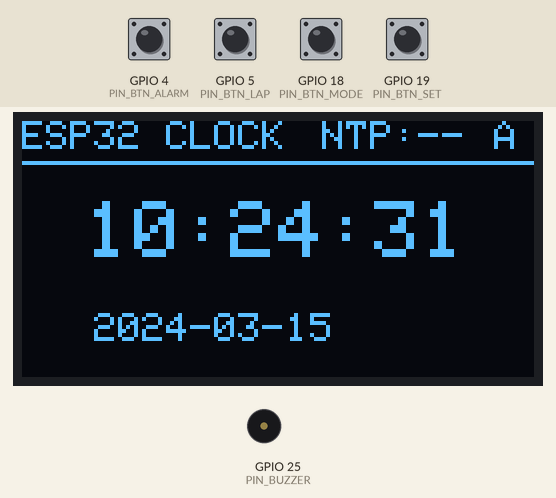
The program below on a simulated ESP32. On the bench: 128×64 one-colour display, buzzer (waves = sounding, pin HIGH). Inputs (shaded band) come from the test bench; at power-on: GPIO 4 (PIN_BTN_ALARM), GPIO 5 (PIN_BTN_LAP), GPIO 18 (PIN_BTN_MODE), GPIO 19 (PIN_BTN_SET) HIGH. WiFi joins after 1.5 s; servers stay silent unless stated; the local clock reads 2024-03-15 10:24:30 at power-on unless the program sets it; what the program prints to the serial monitor is not drawn.

Above: at 1.2 s.
1.3 s: GPIO 18 (PIN_BTN_MODE) pulled LOW for 0.15 s
At 2.2 s:
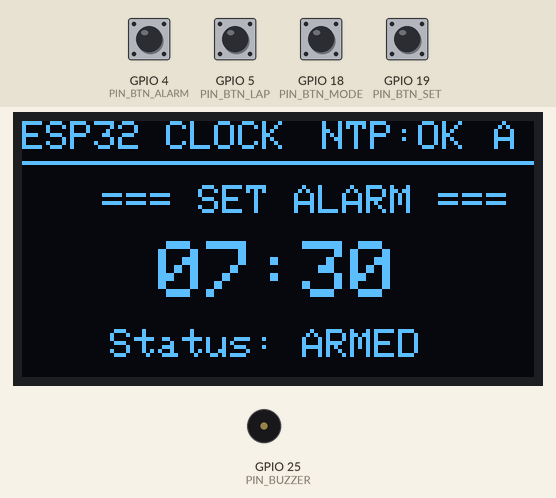
3.2 s: GPIO 4 (PIN_BTN_ALARM) pulled LOW for 0.15 s
At 4.0 s:
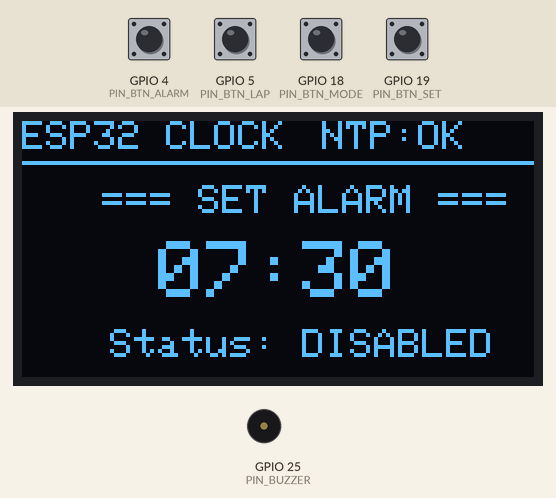
4.8 s: GPIO 18 (PIN_BTN_MODE) pulled LOW for 1 s
At 5.7 s:
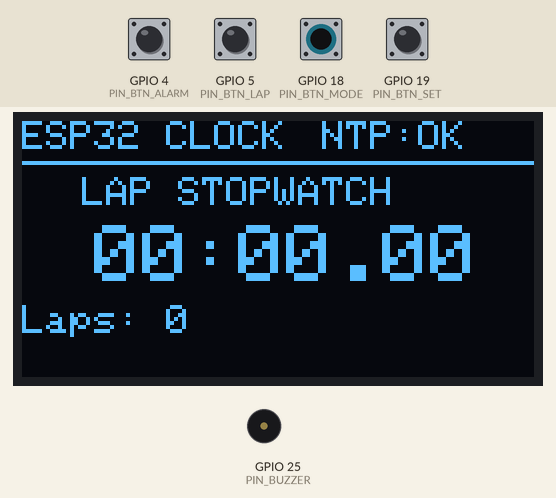
7.3 s: GPIO 19 (PIN_BTN_SET) pulled LOW for 0.15 s
At 7.48 s:
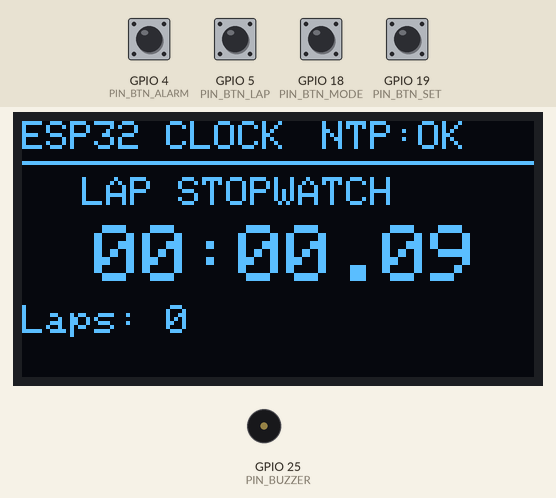
8.0 s: GPIO 5 (PIN_BTN_LAP) pulled LOW for 0.15 s
At 8.12 s:
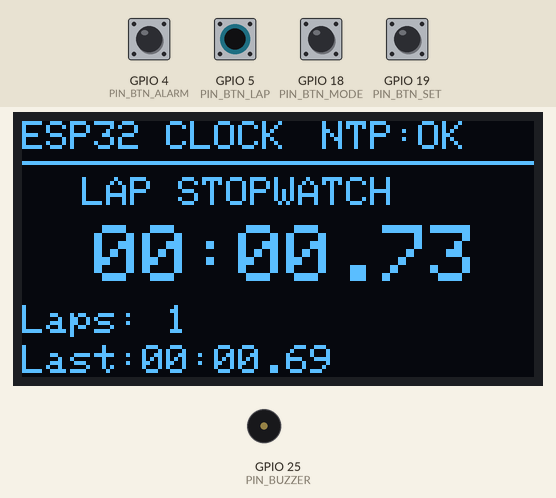
8.7 s: GPIO 4 (PIN_BTN_ALARM) pulled LOW for 1 s
At 8.88 s:
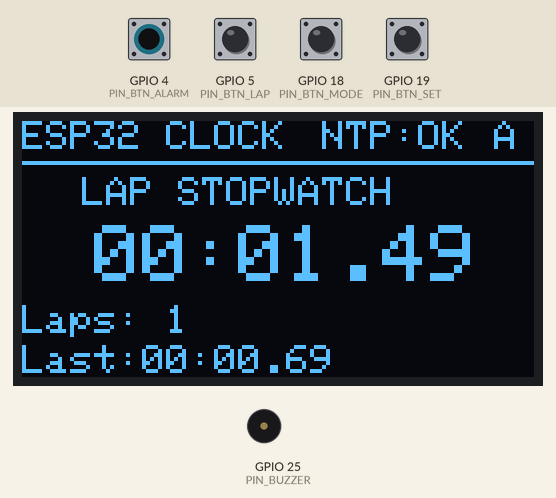
Timing chart, 0 to 11.3 s (numbered marks = the images above; inputs shaded):
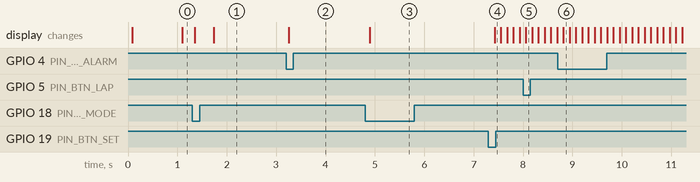

Measured:
- after the input at 1.3 s, the display: first changes after 0.05 s (image 1 shows a later state)
- after the input at 3.2 s, the display: changes after 0.05 s (image 2)
- after the input at 4.8 s, the display: changes after 0.10 s (image 3)
- after the input at 7.3 s, the display: changes after 0.13 s (image 4)
- after the input at 8.0 s, the display: changes after 0.06 s (image 5)
- after the input at 8.7 s, the display: changes after 0.12 s (image 6)

The program:

main.cpp
```cpp
/**
 * @file main.cpp
 * @brief ESP32 FreeRTOS Modular OOP Digital Clock for Wokwi VS Code Simulator
 */

#include <Arduino.h>
#include <Wire.h>
#include <Adafruit_GFX.h>
#include <Adafruit_SSD1306.h>
#include <RTClib.h>
#include <WiFi.h>
#include <time.h>

#define SCREEN_WIDTH 128
#define SCREEN_HEIGHT 64
#define OLED_RESET -1
#define SCREEN_ADDRESS 0x3C

// Pinout Definitions (Aligned with diagram.json)
#define PIN_SDA 21
#define PIN_SCL 22
#define PIN_BTN_MODE 18
#define PIN_BTN_SET 19
#define PIN_BTN_ALARM 4
#define PIN_BTN_LAP 5
#define PIN_BUZZER 25

// Network Credentials
const char* WIFI_SSID = "Wokwi-GUEST"; // Wokwi simulated Wi-Fi
const char* WIFI_PASS = "";
const char* NTP_SERVER = "pool.ntp.org";
const long  GMT_OFFSET_SEC = 7 * 3600; // GMT+7 Bangkok / Indochina
const int   DAYLIGHT_OFFSET_SEC = 0;

// System Clock Modes
enum DisplayMode {
    MODE_CLOCK_MAIN = 0,
    MODE_ALARM_SET,
    MODE_STOPWATCH,
    MODE_TIME_SET
};

// Button Events
enum ButtonId { BTN_MODE, BTN_SET, BTN_ALARM, BTN_LAP };
struct ButtonEvent {
    ButtonId id;
    uint32_t timestamp;
};

// FreeRTOS Handles
static SemaphoreHandle_t xI2CMutex = NULL;
static QueueHandle_t xButtonQueue = NULL;

// ====================================================================
// SPIRAL 1: HARDWARE ABSTRACTION LAYER (HAL)
// ====================================================================
class HardwareDisplay {
private:
    Adafruit_SSD1306 display;

public:
    HardwareDisplay() : display(SCREEN_WIDTH, SCREEN_HEIGHT, &Wire, OLED_RESET) {}

    bool init() {
        if (!display.begin(SSD1306_SWITCHCAPVCC, SCREEN_ADDRESS)) {
            Serial.println(F("[ERROR] SSD1306 allocation failed"));
            return false;
        }
        display.clearDisplay();
        display.setTextColor(SSD1306_WHITE);
        display.display();
        return true;
    }

    void clear() { display.clearDisplay(); }
    void render() { display.display(); }

    void drawHeader(bool wifiOk, bool alarmArmed) {
        display.setTextSize(1);
        display.setCursor(0, 0);
        display.print(F("ESP32 CLOCK"));
        display.setCursor(75, 0);
        display.print(wifiOk ? F("NTP:OK") : F("NTP:--"));
        if (alarmArmed) {
            display.setCursor(118, 0);
            display.print(F("A"));
        }
        display.drawLine(0, 10, 127, 10, SSD1306_WHITE);
    }

    void drawTime(const char* timeStr, const char* dateStr) {
        display.setTextSize(2);
        display.setCursor(16, 20);
        display.print(timeStr);

        display.setTextSize(1);
        display.setCursor(18, 48);
        display.print(dateStr);
    }

    void drawAlarmMenu(int hour, int min, bool armed) {
        display.setTextSize(1);
        display.setCursor(20, 16);
        display.print(F("=== SET ALARM ==="));

        display.setTextSize(2);
        display.setCursor(34, 30);
        char buf[10];
        snprintf(buf, sizeof(buf), "%02d:%02d", hour, min);
        display.print(buf);

        display.setTextSize(1);
        display.setCursor(22, 52);
        display.print(F("Status: "));
        display.print(armed ? F("ARMED") : F("DISABLED"));
    }

    void drawStopwatch(uint32_t totalMs, uint32_t laps[], size_t lapCount) {
        display.setTextSize(1);
        display.setCursor(15, 14);
        display.print(F("LAP STOPWATCH"));

        uint32_t m = totalMs / 60000;
        uint32_t s = (totalMs % 60000) / 1000;
        uint32_t cs = (totalMs % 1000) / 10;

        char buf[16];
        snprintf(buf, sizeof(buf), "%02u:%02u.%02u", m, s, cs);
        display.setTextSize(2);
        display.setCursor(18, 26);
        display.print(buf);

        display.setTextSize(1);
        display.setCursor(0, 46);
        display.print(F("Laps: "));
        display.print(lapCount);

        if (lapCount > 0) {
            uint32_t last = laps[lapCount - 1];
            snprintf(buf, sizeof(buf), "Last:%02u:%02u.%02u", last / 60000, (last % 60000) / 1000, (last % 1000) / 10);
            display.setCursor(0, 56);
            display.print(buf);
        }
    }
};

// ====================================================================
// SPIRAL 2: TIME SUBSYSTEM (DS1307 RTC + NTP)
// ====================================================================
class TimeManager {
private:
    RTC_DS1307 rtc;
    bool ntpSynced;
    bool rtcAvailable;
    DateTime cachedTime;

public:
    TimeManager() : ntpSynced(false), rtcAvailable(false) {}

    bool init() {
        if (!rtc.begin()) {
            Serial.println(F("[WARN] DS1307 RTC not responding, using internal RTC"));
            rtcAvailable = false;
        } else {
            rtcAvailable = true;
            if (!rtc.isrunning()) {
                rtc.adjust(DateTime(2026, 10, 29, 12, 0, 0));
            }
        }
        return true;
    }

    void syncNTP() {
        Serial.println(F("[NTP] Connecting to Wi-Fi for SNTP calibration..."));
        WiFi.begin(WIFI_SSID, WIFI_PASS);
        int retry = 0;
        while (WiFi.status() != WL_CONNECTED && retry < 10) {
            vTaskDelay(pdMS_TO_TICKS(500));
            retry++;
        }

        if (WiFi.status() == WL_CONNECTED) {
            Serial.println(F("[NTP] Wi-Fi Connected! Fetching time from pool.ntp.org..."));
            configTime(GMT_OFFSET_SEC, DAYLIGHT_OFFSET_SEC, NTP_SERVER);
            struct tm timeinfo;
            if (getLocalTime(&timeinfo, 5000)) {
                ntpSynced = true;
                if (rtcAvailable && xI2CMutex != NULL) {
                    if (xSemaphoreTake(xI2CMutex, pdMS_TO_TICKS(100)) == pdTRUE) {
                        rtc.adjust(DateTime(timeinfo.tm_year + 1900, timeinfo.tm_mon + 1, timeinfo.tm_mday,
                                           timeinfo.tm_hour, timeinfo.tm_min, timeinfo.tm_sec));
                        xSemaphoreGive(xI2CMutex);
                        Serial.println(F("[NTP] Successfully synchronized DS1307 RTC registers with NTP!"));
                    }
                }
            }
        } else {
            Serial.println(F("[NTP] Wi-Fi connection timed out. Falling back to local RTC."));
        }
    }

    DateTime getTime() {
        if (rtcAvailable && xI2CMutex != NULL) {
            if (xSemaphoreTake(xI2CMutex, pdMS_TO_TICKS(50)) == pdTRUE) {
                cachedTime = rtc.now();
                xSemaphoreGive(xI2CMutex);
            }
        } else {
            struct tm ti;
            if (getLocalTime(&ti, 50)) {
                cachedTime = DateTime(ti.tm_year + 1900, ti.tm_mon + 1, ti.tm_mday, ti.tm_hour, ti.tm_min, ti.tm_sec);
            }
        }
        return cachedTime;
    }

    void adjustMinutes(int delta) {
        DateTime cur = getTime();
        DateTime next(cur.unixtime() + (delta * 60));
        if (rtcAvailable && xI2CMutex != NULL) {
            if (xSemaphoreTake(xI2CMutex, pdMS_TO_TICKS(100)) == pdTRUE) {
                rtc.adjust(next);
                xSemaphoreGive(xI2CMutex);
            }
        }
    }

    bool isNtpOk() const { return ntpSynced; }
};

// ====================================================================
// SPIRAL 3: INPUT MANAGER (ISR Debounce & Queue Event Pump)
// ====================================================================
class ButtonManager {
public:
    static void isrMode()  { enqueueEvent(BTN_MODE); }
    static void isrSet()   { enqueueEvent(BTN_SET); }
    static void isrAlarm() { enqueueEvent(BTN_ALARM); }
    static void isrLap()   { enqueueEvent(BTN_LAP); }

    static void enqueueEvent(ButtonId id) {
        static uint32_t lastPress = 0;
        uint32_t now = millis();
        if (now - lastPress > 200) { // 200ms Debounce filter
            lastPress = now;
            ButtonEvent ev = { id, now };
            if (xButtonQueue != NULL) {
                BaseType_t xHigherPriorityTaskWoken = pdFALSE;
                xQueueSendFromISR(xButtonQueue, &ev, &xHigherPriorityTaskWoken);
                if (xHigherPriorityTaskWoken) portYIELD_FROM_ISR();
            }
        }
    }

    void init() {
        pinMode(PIN_BTN_MODE, INPUT_PULLUP);
        pinMode(PIN_BTN_SET, INPUT_PULLUP);
        pinMode(PIN_BTN_ALARM, INPUT_PULLUP);
        pinMode(PIN_BTN_LAP, INPUT_PULLUP);

        attachInterrupt(digitalPinToInterrupt(PIN_BTN_MODE),  isrMode,  FALLING);
        attachInterrupt(digitalPinToInterrupt(PIN_BTN_SET),   isrSet,   FALLING);
        attachInterrupt(digitalPinToInterrupt(PIN_BTN_ALARM), isrAlarm, FALLING);
        attachInterrupt(digitalPinToInterrupt(PIN_BTN_LAP),   isrLap,   FALLING);
    }
};

// ====================================================================
// SPIRAL 4: BUSINESS LOGIC ENGINES (Alarm & Stopwatch)
// ====================================================================
class AlarmEngine {
private:
    uint8_t pinBuzzer;
    int alarmHour;
    int alarmMinute;
    bool armed;
    bool ringing;

public:
    AlarmEngine(uint8_t pin) : pinBuzzer(pin), alarmHour(7), alarmMinute(30), armed(true), ringing(false) {}

    void init() {
        pinMode(pinBuzzer, OUTPUT);
        digitalWrite(pinBuzzer, LOW);
    }

    void toggleArmed() { armed = !armed; }
    void incrementTime() {
        alarmMinute = (alarmMinute + 5) % 60;
        if (alarmMinute == 0) alarmHour = (alarmHour + 1) % 24;
    }

    void check(uint8_t h, uint8_t m, uint8_t s) {
        if (armed && h == alarmHour && m == alarmMinute && s < 20) {
            ringing = true;
            // Generate alert tone (PWM Beep)
            tone(pinBuzzer, 2000, 150);
        } else {
            if (ringing) {
                noTone(pinBuzzer);
                ringing = false;
            }
        }
    }

    void stopAlarm() {
        ringing = false;
        noTone(pinBuzzer);
    }

    int getHour() const { return alarmHour; }
    int getMin() const { return alarmMinute; }
    bool isArmed() const { return armed; }
    bool isRinging() const { return ringing; }
};

class StopwatchEngine {
private:
    bool running;
    uint32_t startTime;
    uint32_t accumulated;
    uint32_t laps[5];
    size_t lapCount;

public:
    StopwatchEngine() : running(false), startTime(0), accumulated(0), lapCount(0) {}

    void toggle() {
        if (running) {
            accumulated += (millis() - startTime);
            running = false;
        } else {
            startTime = millis();
            running = true;
        }
    }

    void lapOrReset() {
        if (running) {
            if (lapCount < 5) {
                laps[lapCount++] = getElapsed();
            }
        } else {
            accumulated = 0;
            lapCount = 0;
        }
    }

    uint32_t getElapsed() const {
        return accumulated + (running ? (millis() - startTime) : 0);
    }

    size_t getLapCount() const { return lapCount; }
    uint32_t* getLaps() { return laps; }
};

// ====================================================================
// SPIRAL 5: FREERTOS TASK INTEGRATION & APPLICATION CONTROLLER
// ====================================================================
static HardwareDisplay gDisplay;
static TimeManager     gTimeMgr;
static ButtonManager   gButtonMgr;
static AlarmEngine     gAlarm(PIN_BUZZER);
static StopwatchEngine gStopwatch;
static DisplayMode     gCurrentMode = MODE_CLOCK_MAIN;

// Task 1: Periodic OLED Display Render (10 FPS)
void vTaskClockDisplay(void* pvParameters) {
    char timeStr[16];
    char dateStr[24];

    while (true) {
        DateTime now = gTimeMgr.getTime();
        snprintf(timeStr, sizeof(timeStr), "%02d:%02d:%02d", now.hour(), now.minute(), now.second());
        snprintf(dateStr, sizeof(dateStr), "%04d-%02d-%02d", now.year(), now.month(), now.day());

        if (xSemaphoreTake(xI2CMutex, pdMS_TO_TICKS(50)) == pdTRUE) {
            gDisplay.clear();
            gDisplay.drawHeader(gTimeMgr.isNtpOk(), gAlarm.isArmed());

            switch (gCurrentMode) {
                case MODE_CLOCK_MAIN:
                    gDisplay.drawTime(timeStr, dateStr);
                    break;
                case MODE_ALARM_SET:
                    gDisplay.drawAlarmMenu(gAlarm.getHour(), gAlarm.getMin(), gAlarm.isArmed());
                    break;
                case MODE_STOPWATCH:
                    gDisplay.drawStopwatch(gStopwatch.getElapsed(), gStopwatch.getLaps(), gStopwatch.getLapCount());
                    break;
                case MODE_TIME_SET:
                    gDisplay.drawTime(timeStr, "[SETTING TIME]");
                    break;
            }

            gDisplay.render();
            xSemaphoreGive(xI2CMutex);
        }
        vTaskDelay(pdMS_TO_TICKS(100)); // 100ms = 10 FPS
    }
}

// Task 2: Button Event Dispatcher
void vTaskButtonHandler(void* pvParameters) {
    ButtonEvent ev;
    while (true) {
        if (xQueueReceive(xButtonQueue, &ev, portMAX_DELAY) == pdTRUE) {
            switch (ev.id) {
                case BTN_MODE:
                    gCurrentMode = (DisplayMode)((gCurrentMode + 1) % 4);
                    Serial.printf("[FSM] Mode Switched -> %d\n", gCurrentMode);
                    break;

                case BTN_SET:
                    if (gCurrentMode == MODE_ALARM_SET) {
                        gAlarm.incrementTime();
                    } else if (gCurrentMode == MODE_STOPWATCH) {
                        gStopwatch.toggle();
                    } else if (gCurrentMode == MODE_TIME_SET) {
                        gTimeMgr.adjustMinutes(1);
                    }
                    break;

                case BTN_ALARM:
                    gAlarm.toggleArmed();
                    if (gAlarm.isRinging()) gAlarm.stopAlarm();
                    Serial.printf("[ALARM] Armed State: %s\n", gAlarm.isArmed() ? "ON" : "OFF");
                    break;

                case BTN_LAP:
                    if (gCurrentMode == MODE_STOPWATCH) {
                        gStopwatch.lapOrReset();
                    } else if (gAlarm.isRinging()) {
                        gAlarm.stopAlarm();
                    }
                    break;
            }
        }
    }
}

// Task 3: 1Hz Alarm Evaluator
void vTaskAlarmCheck(void* pvParameters) {
    while (true) {
        DateTime now = gTimeMgr.getTime();
        gAlarm.check(now.hour(), now.minute(), now.second());
        vTaskDelay(pdMS_TO_TICKS(1000));
    }
}

// Task 4: Background NTP Sync
void vTaskNTPSync(void* pvParameters) {
    // Initial sync
    gTimeMgr.syncNTP();
    while (true) {
        vTaskDelay(pdMS_TO_TICKS(3600000)); // Repeat every 1 hour
        gTimeMgr.syncNTP();
    }
}

void setup() {
    Serial.begin(115200);
    Serial.println(F("\n=============================================="));
    Serial.println(F("ESP32 FreeRTOS Modular Digital Clock Starting"));
    Serial.println(F("=============================================="));

    Wire.begin(PIN_SDA, PIN_SCL);

    xI2CMutex = xSemaphoreCreateMutex();
    xButtonQueue = xQueueCreate(10, sizeof(ButtonEvent));

    gDisplay.init();
    gTimeMgr.init();
    gButtonMgr.init();
    gAlarm.init();

    // Spawn FreeRTOS Multitasking Threads
    xTaskCreatePinnedToCore(vTaskClockDisplay,  "TaskDisplay", 4096, NULL, 2, NULL, 1);
    xTaskCreatePinnedToCore(vTaskButtonHandler, "TaskButtons", 3072, NULL, 4, NULL, 0);
    xTaskCreatePinnedToCore(vTaskAlarmCheck,    "TaskAlarm",   2048, NULL, 3, NULL, 1);
    xTaskCreatePinnedToCore(vTaskNTPSync,       "TaskNTP",     4096, NULL, 1, NULL, 0);

    Serial.println(F("[FreeRTOS] All 4 Tasks Running on Dual Cores!"));
}

void loop() {
    vTaskDelay(pdMS_TO_TICKS(1000));
}
```
